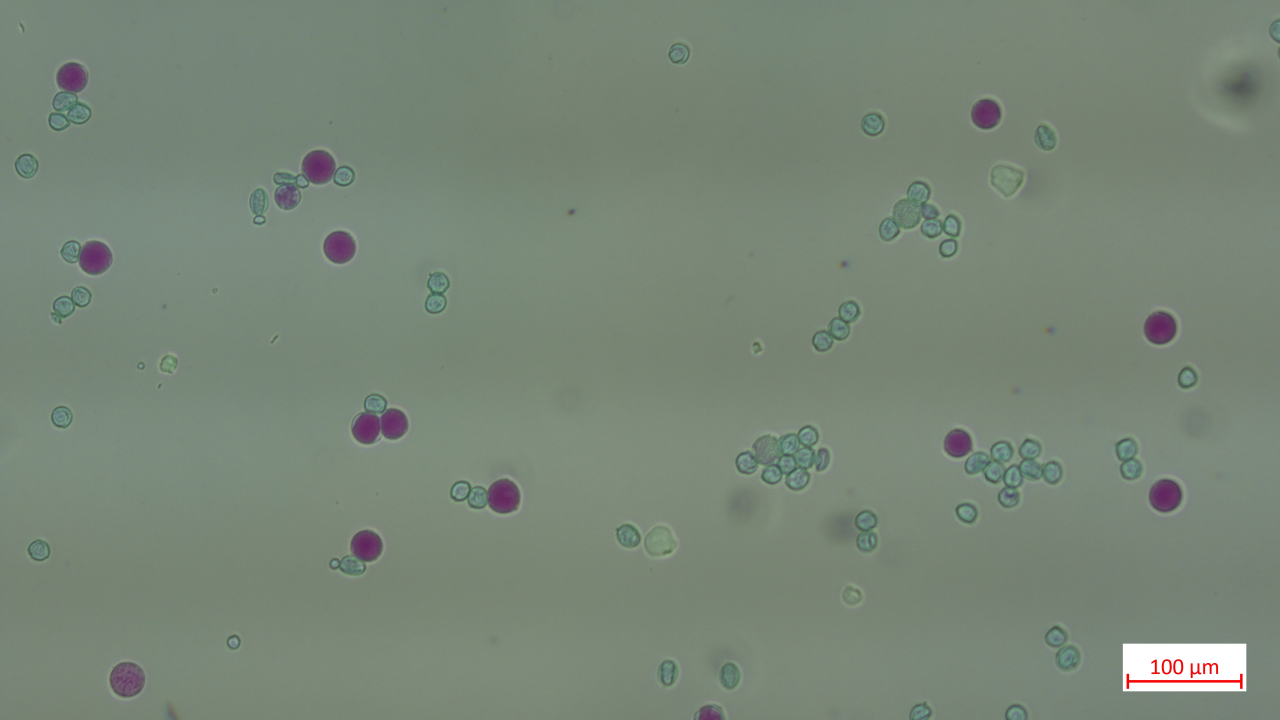
#> input picture pixelDevs/code/test_image2.jpg, 3840 x 2160 px (shown at 1/3 size)
$ python -i get_scale.py   (imports and definitions only)
#> lines starting #> are read from the running program, lines starting #| are printed output that depends on the picture; after the words box and inside, x2 and y2 are one past the last pixel; in counts of white or black regions, pixels touching at a corner belong together
import numpy as np
import cv2 as cv
from matplotlib import pyplot as plt

def get_scale(img):
  # Crop the image to get the box that has the conversion scale
  # cropped = img[1950:2070,3370:3735]  # hardcoded

  # Apply threshold to remove cells and retain white box
  threshold1 = cv.threshold(img, 250, 255, cv.THRESH_BINARY)[1]
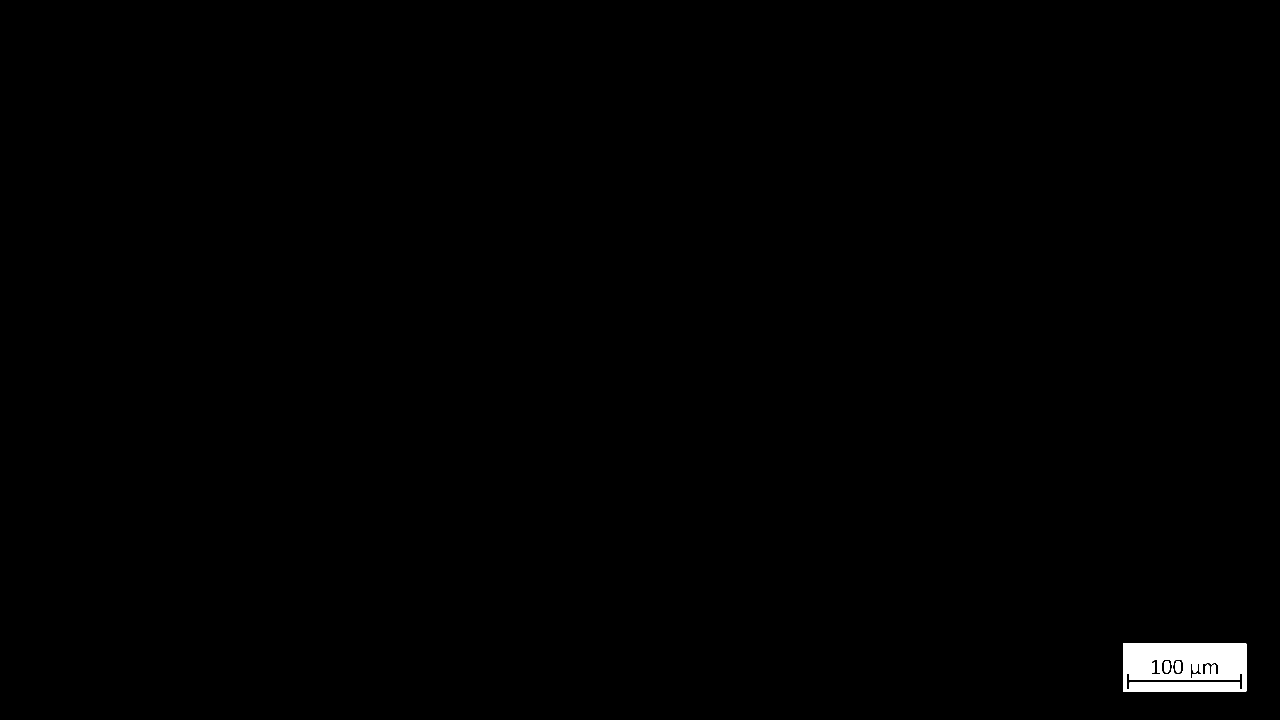
#> threshold1: shape (2160, 3840) (shown at 1/3 size); 0.56% white; 3 white regions, box (x1, y1, x2, y2) and area: (3369, 1931, 3739, 2074) 45247, (3526, 1983, 3543, 2018) 501, (3492, 1983, 3509, 2018) 500

  # Apply otsu threshold to extract measurement more accurately
  threshold2 = cv.threshold(threshold1, 0, 255, cv.THRESH_BINARY_INV | cv.THRESH_OTSU)[1]

  # Extract connected components
  analysis = cv.connectedComponentsWithStats(threshold2,4,cv.CV_32S)
  (totalLabels, label_ids, values, centroid) = analysis
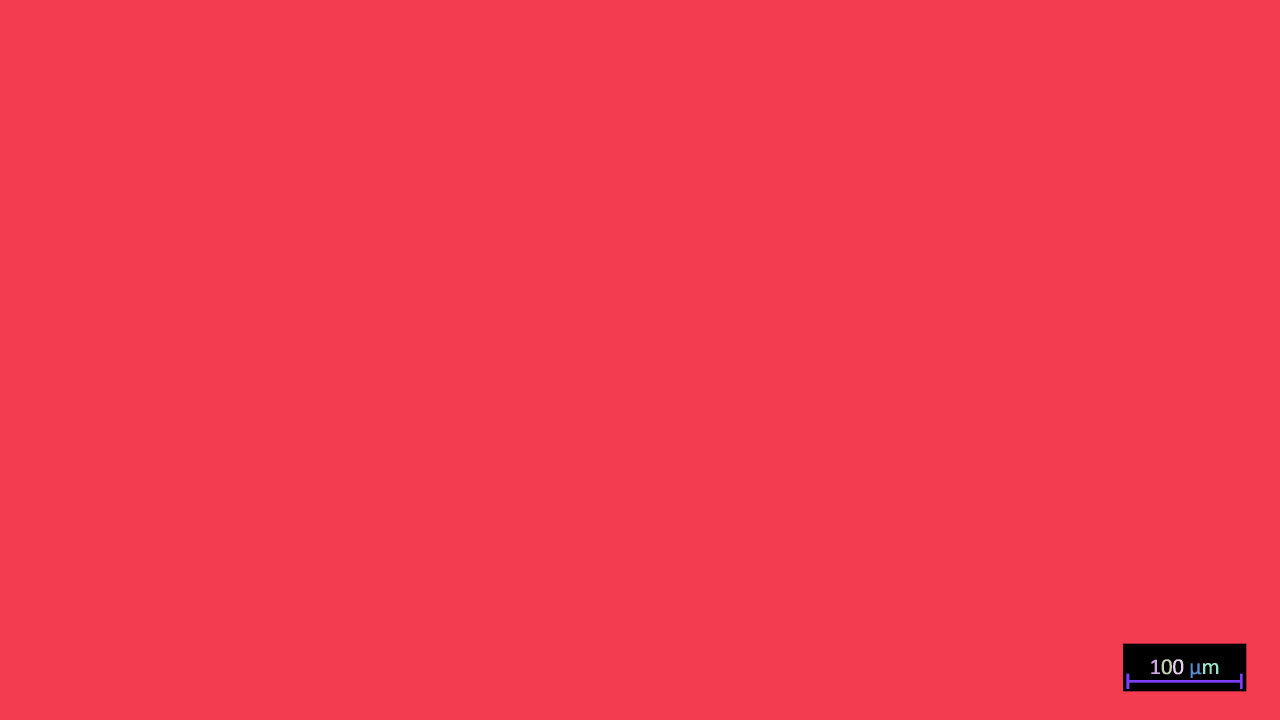
#> label_ids: shape (2160, 3840) int32 (shown at 1/3 size); 8 distinct labels, from 0 to 7; one colour per label, 0 black
#> totalLabels = 8; values = [[3369, 1931, 370, 143, 46248], [0, 0, 3840, 2160, 8241490], [3454, 1979, 26, 43, 460], [3485, 1978, 31, 45, 694], [3519, 1978, 31, 45, 693], [3609, 1989, 46, 33, 770], [3572, 1990, 33, 44, 607], [3379, 2021, 349, 46, 3438]]; centroid = [[3553.9, 1998.8], [1909, 1073.6], [3465.7, 2001.8], [3499.8, 2000], [3534.2, 2000], [3631, 2003.3], [3584.8, 2010.7], [3551.2, 2043.5]]

  # Get largest width (excluding background and white rectangle) for pixel to micrometer conversion
  all_widths = values[:,cv.CC_STAT_WIDTH]
#> all_widths = [370, 3840, 26, 31, 31, 46, 33, 349]
  max_width = np.sort(all_widths)[-3]
#> max_width = 349
  pix_to_um = max_width/100
#> pix_to_um = 3.49

  # print(np.sort(all_widths))
  # print(pix_to_um)

  return pix_to_um

  # [14 lines of commented-out code are left out]

>>> import cv2
>>> picture = cv2.imread('test_image2.jpg', cv2.IMREAD_GRAYSCALE)
>>> result = get_scale(picture)
#> result = 3.49
